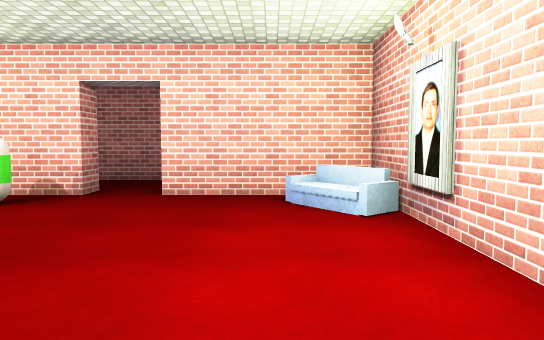
View 1 (above)

15 first-person views from a walk through a 3-D level made in the Unity game engine. The camera is 1.4 m above the floor, tilts 4° down and sees 70° across. Doors are open. The floor is counted in squares, 2 m on a side. Each view is taken from the middle of a square. On the plan, view 1 faces up. The plan holds only what a view shows up to about 11 squares ahead; the rest is blank. The place goes on beyond the plan. Some surface patterns are stand-ins.

View 2
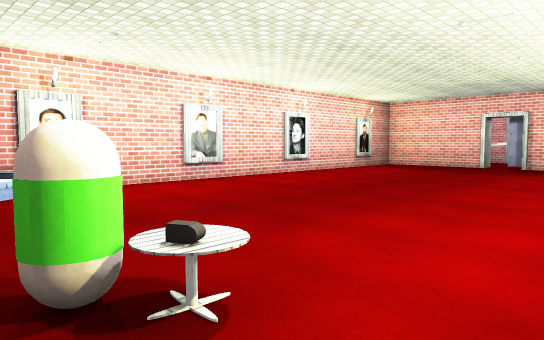

View 3
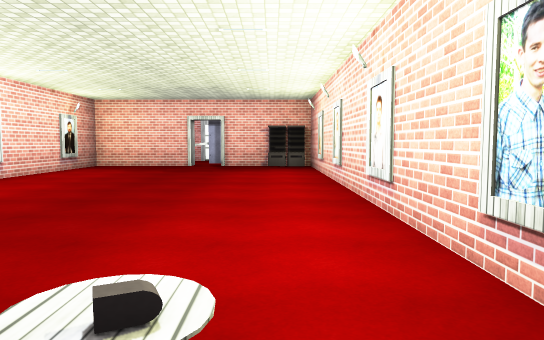

View 4
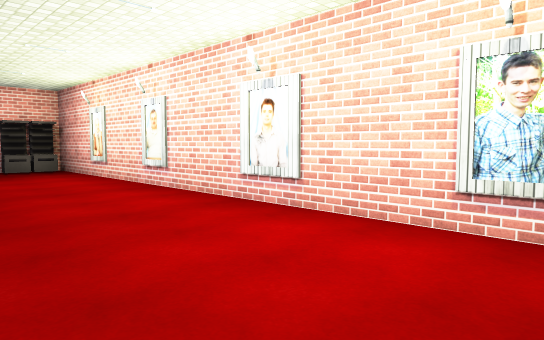

View 5
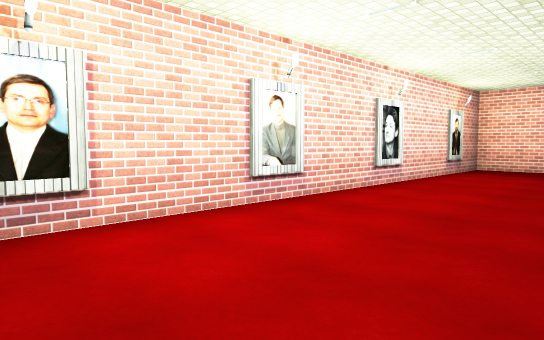

View 6
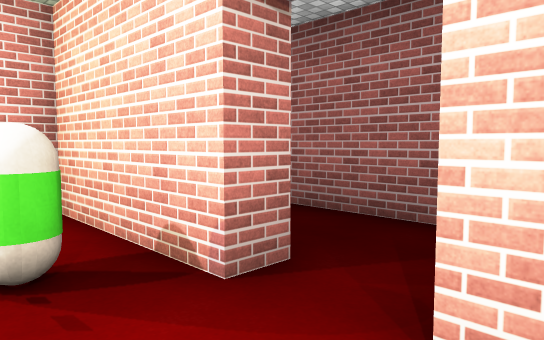

View 7
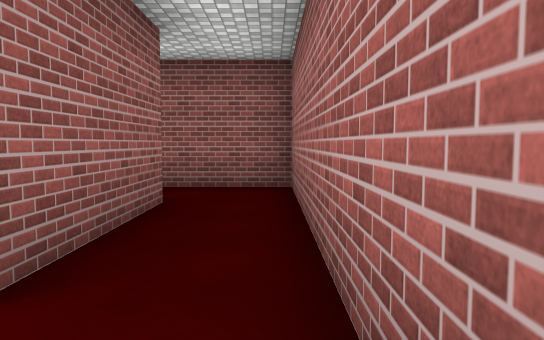

View 8
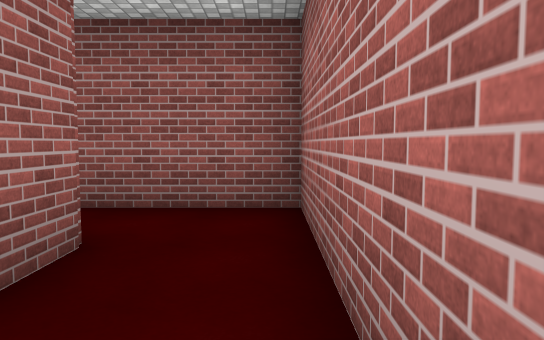

View 9
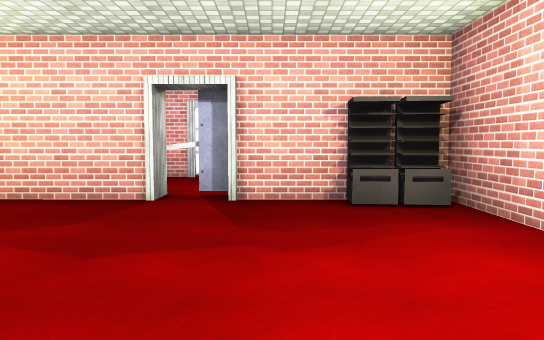

View 10
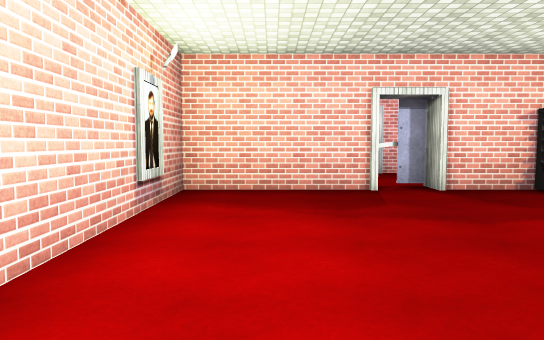

View 11
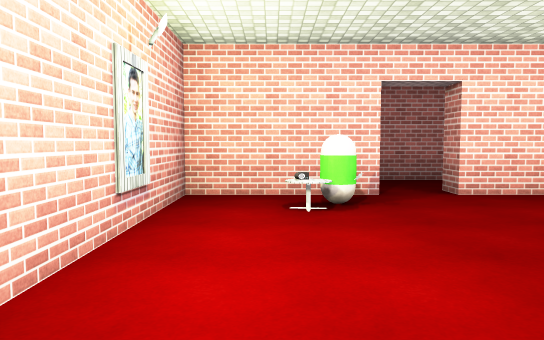

View 12
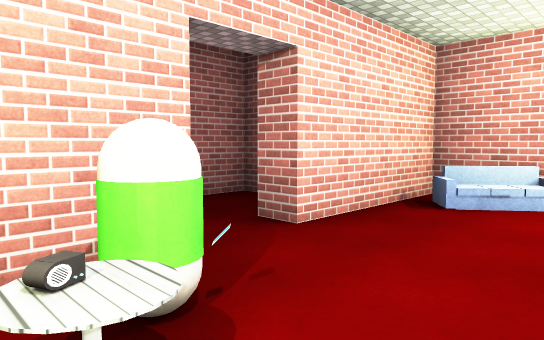

View 13
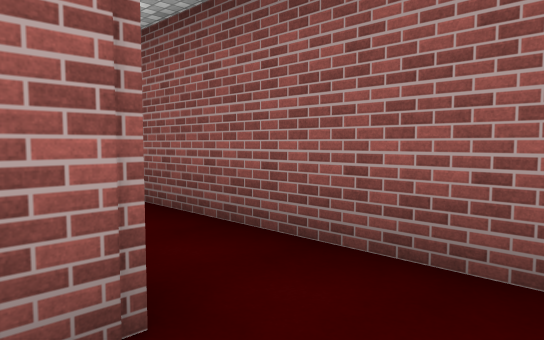

View 14
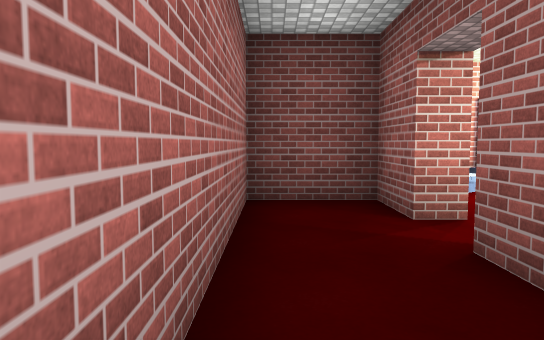

View 15
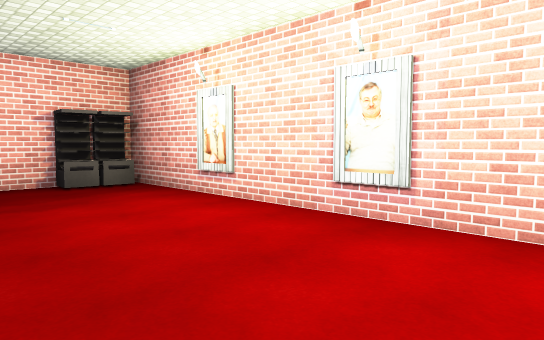

### Floor plan
Points are (right, up) in squares from view 1. A wall is a line through its corners. A room is listed if a view was taken in it or the views show most of it. See-through windows are left out.
Room 1 (views 1, 2, 3, 4, 5, 6, 9, 10, 11, 12, 15)
walls: (-1.5, -6.8) (1.3, -6.8) (1.3, 5.2) (-1.5, 5.2) (-1.5, 5.7); (-3.5, -6.8) (-2.6, -6.8); (-2.6, -7.2) (-1.5, -7.2); (-2.6, 5.7) (-2.6, 5.2) (-5.2, 5.2) (-5.2, -6.3)
ways out: open door at (-2, 5.5) to room 2; open door at (-2, -7)
objects: other object (-5, -7); poster (-5, -4); poster (-5, -2); poster (-5, 1); poster (-5, 3); other object (-4, -7); other object (-4, 4); other object (-3, 4); poster (1, -5); poster (1, -2); poster (1, 1); poster (1, 3); sofa (1, 4)
Room 2 (views 7, 8, 13, 14)
walls: (-5.8, 5.7) (-2.6, 5.7); (-1.5, 5.7) (-0.3, 5.7) (-0.3, 7.3) (-7.2, 7.3) (-7.2, 2.6)
ways out: open door at (-2, 5.5) to room 1

Where each view was taken, in squares from view 1:
view 1: 0 up, 0 right, facing up
view 2: 5 up, 5 left, facing down-right
view 3: 5 up, 4 left, facing down
view 4: 4 up, 2 left, facing down-left
view 5: 4 up, 2 left, facing down-right
view 6: 4 up, 1 left, facing up-left
view 7: 7 up, 1 left, facing left
view 8: 7 up, 3 left, facing left
view 9: 2 down, 3 left, facing down
view 10: 1 down, 0 right, facing down
view 11: 0 up, 4 left, facing up
view 12: 3 up, 4 left, facing up-right
view 13: 7 up, 5 left, facing down-left
view 14: 7 up, 5 left, facing right
view 15: 0 up, 2 left, facing down-left
